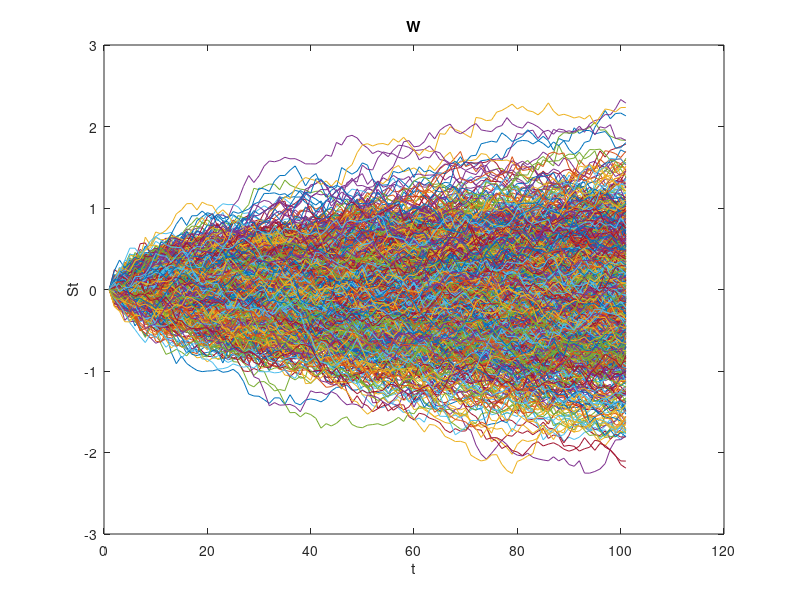
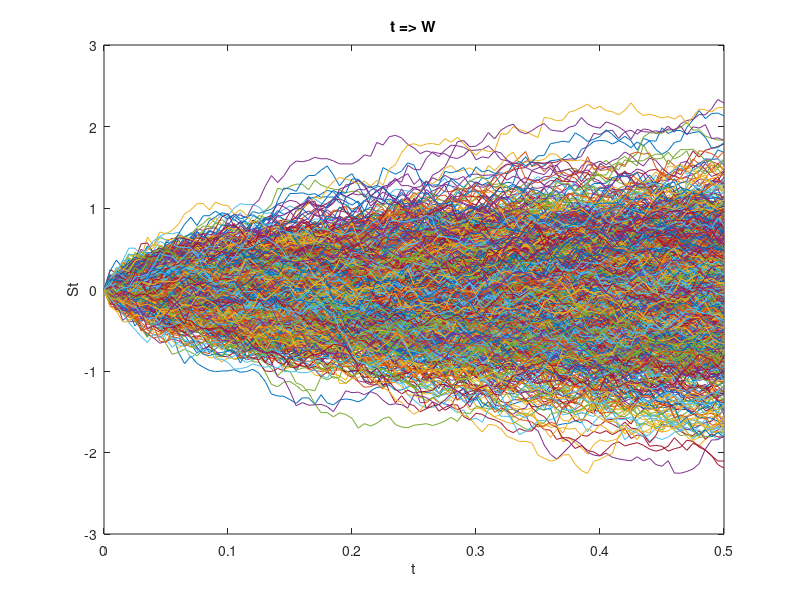
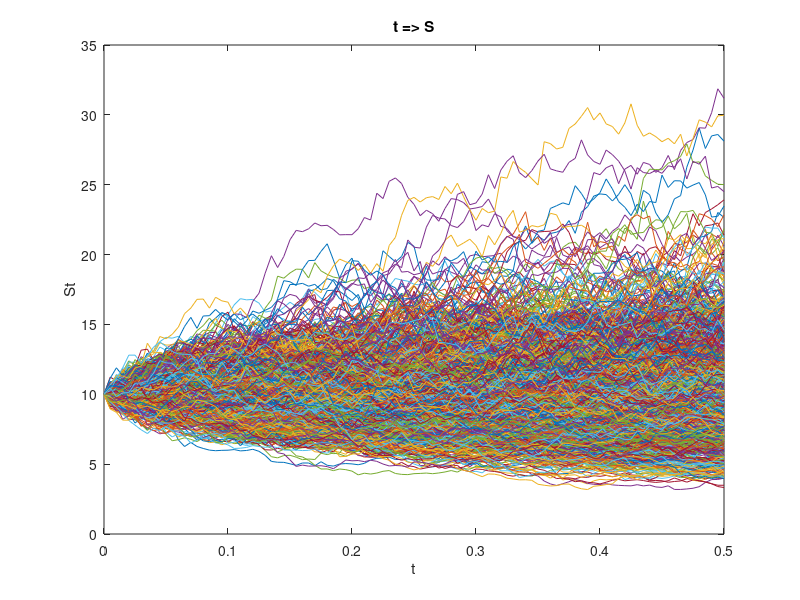

Recreate these plots in MATLAB, in order. (Note: this script raises an error after producing the figures.)
%/////////////////////////-\\\\\\\\\\\\\\\\\\\\\\\\\\\\
%                     PARAMETERS                      %
%/////////////////////////-\\\\\\\\\\\\\\\\\\\\\\\\\\\\
% clear;
clc;

%/////////////////////////-\\\\\\\\\\\\\\\\\\\\\\\\\\\\
%                     VARIABLES                       %
%/////////////////////////-\\\\\\\\\\\\\\\\\\\\\\\\\\\\

%Initialization parameters
T = 0.5;
r = 0.1;
sigma = 0.5;
N = 100;
Nmc = 1000;
At = T/N;

%Initialization of coordinates
for k=1:Nmc
    W(1,k) = 0; %Brownian Motion
    S(1,k) = 10; %for underlying asset
end
t = (0:N)*At;

%/////////////////////////-\\\\\\\\\\\\\\\\\\\\\\\\\\\\
%                    MAIN PROGRAM                     %
%         Underlying Asset Monte Carlo Simulation     %
%/////////////////////////-\\\\\\\\\\\\\\\\\\\\\\\\\\\\

for k = 1:Nmc
    for i = 1:N
        g = randn;
        W(i+1,k) = W(i,k) + g * sqrt(At);
        S(i+1,k) = S(i,k) * (1 + r * At + sigma * g * sqrt(At));
    end
end

X = W(N+1,:);
Y = S(N+1,:);

figure
plot(W);
title('W');
ylabel('St');
xlabel('t');

figure
plot(t,W);
title('t => W');
ylabel('St');
xlabel('t');

figure
plot(t,S);
title('t => S');
ylabel('St');
xlabel('t');

statBM = Stats(X);
statAS = Stats(Y);
disp('Expectation of BM =');
disp(statBM(1));
disp('Expectation of Asset =');
disp(statAS(1));

disp('Variance of BM =');
disp(statBM(2));
disp('Variance of Asset =');
disp(statAS(2));

%/////////////////////////-\\\\\\\\\\\\\\\\\\\\\\\\\\\\
%                    FUNCTIONS                        %
%/////////////////////////-\\\\\\\\\\\\\\\\\\\\\\\\\\\\

%Function parameters
function [EV] = Stats(x)
    %Variables
    n = length(x);
    
    %Core of function
    Exp = sum(x)/n;
    Var = sum((x - Exp).^2)/n;
    
    %The results
    EV = [Exp;Var];
    
end
